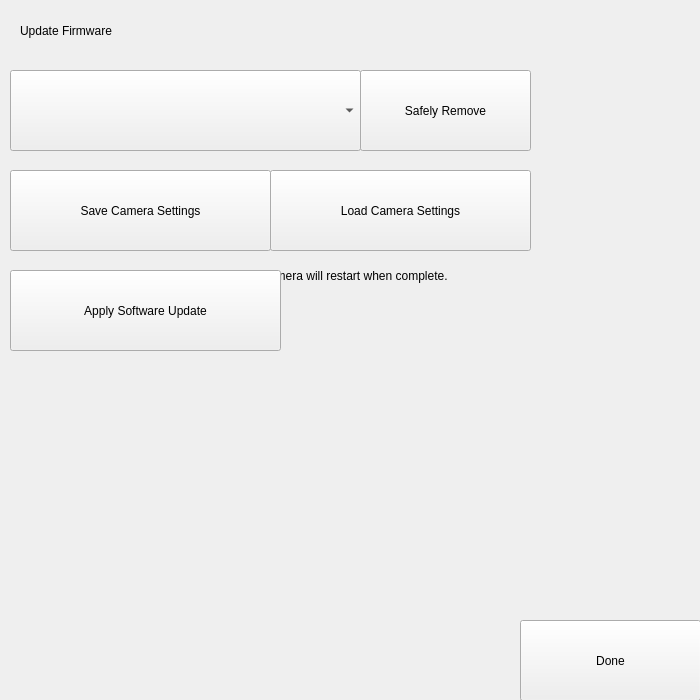
<?xml version="1.0" encoding="UTF-8"?>
<ui version="4.0">
 <class>UpdateFirmware</class>
 <widget class="QWidget" name="UpdateFirmware">
  <property name="geometry">
   <rect>
    <x>0</x>
    <y>0</y>
    <width>700</width>
    <height>700</height>
   </rect>
  </property>
  <property name="windowTitle">
   <string notr="true">Update Firmware</string>
  </property>
  <widget class="Backdrop" name="backdrop">
   <property name="geometry">
    <rect>
     <x>0</x>
     <y>0</y>
     <width>700</width>
     <height>700</height>
    </rect>
   </property>
  </widget>
  <widget class="HeaderLabel" name="headerlabel">
   <property name="geometry">
    <rect>
     <x>20</x>
     <y>10</y>
     <width>231</width>
     <height>41</height>
    </rect>
   </property>
   <property name="text">
    <string>Update Firmware</string>
   </property>
  </widget>
  <widget class="Label" name="label">
   <property name="geometry">
    <rect>
     <x>30</x>
     <y>160</y>
     <width>731</width>
     <height>31</height>
    </rect>
   </property>
   <property name="text">
    <string>2: Back up your configuration to the external storage device. (optional)</string>
   </property>
  </widget>
  <widget class="Button" name="uiSaveCalData">
   <property name="geometry">
    <rect>
     <x>10</x>
     <y>170</y>
     <width>261</width>
     <height>81</height>
    </rect>
   </property>
   <property name="text">
    <string>Save Camera Settings</string>
   </property>
   <property name="clickMarginRight" stdset="0">
    <enum>Button::half</enum>
   </property>
  </widget>
  <widget class="Button" name="uiSafelyRemove">
   <property name="geometry">
    <rect>
     <x>360</x>
     <y>70</y>
     <width>171</width>
     <height>81</height>
    </rect>
   </property>
   <property name="text">
    <string>Safely Remove</string>
   </property>
   <property name="clickMarginLeft" stdset="0">
    <enum>Button::half</enum>
   </property>
  </widget>
  <widget class="Button" name="uiApplyUpdate">
   <property name="geometry">
    <rect>
     <x>10</x>
     <y>270</y>
     <width>271</width>
     <height>81</height>
    </rect>
   </property>
   <property name="text">
    <string>Apply Software Update</string>
   </property>
  </widget>
  <widget class="Button" name="uiLoadCalData">
   <property name="geometry">
    <rect>
     <x>270</x>
     <y>170</y>
     <width>261</width>
     <height>81</height>
    </rect>
   </property>
   <property name="text">
    <string>Load Camera Settings</string>
   </property>
   <property name="clickMarginLeft" stdset="0">
    <enum>Button::half</enum>
   </property>
  </widget>
  <widget class="Button" name="uiDone">
   <property name="geometry">
    <rect>
     <x>520</x>
     <y>620</y>
     <width>181</width>
     <height>81</height>
    </rect>
   </property>
   <property name="text">
    <string>Done</string>
   </property>
  </widget>
  <widget class="FeedbackLabel" name="uiSaveCalDataError">
   <property name="geometry">
    <rect>
     <x>30</x>
     <y>230</y>
     <width>771</width>
     <height>21</height>
    </rect>
   </property>
  </widget>
  <widget class="FeedbackLabel" name="uiApplyUpdateError">
   <property name="geometry">
    <rect>
     <x>30</x>
     <y>330</y>
     <width>741</width>
     <height>21</height>
    </rect>
   </property>
  </widget>
  <widget class="FeedbackLabel" name="uiLoadCalDataError">
   <property name="geometry">
    <rect>
     <x>280</x>
     <y>230</y>
     <width>521</width>
     <height>21</height>
    </rect>
   </property>
  </widget>
  <widget class="Label" name="label_5">
   <property name="geometry">
    <rect>
     <x>30</x>
     <y>60</y>
     <width>731</width>
     <height>31</height>
    </rect>
   </property>
   <property name="text">
    <string>1: Select the external storage device with &quot;camUpdate&quot; on it.</string>
   </property>
  </widget>
  <widget class="Label" name="label_2">
   <property name="geometry">
    <rect>
     <x>30</x>
     <y>260</y>
     <width>731</width>
     <height>31</height>
    </rect>
   </property>
   <property name="text">
    <string>3: Apply the camera firmware upgrade. The camera will restart when complete.</string>
   </property>
  </widget>
  <widget class="FeedbackLabel" name="uiConfirmRemove">
   <property name="geometry">
    <rect>
     <x>30</x>
     <y>130</y>
     <width>771</width>
     <height>21</height>
    </rect>
   </property>
   <property name="text">
    <string>The device can be safely removed.</string>
   </property>
  </widget>
  <widget class="StorageMediaSelect" name="uiMediaSelect">
   <property name="geometry">
    <rect>
     <x>10</x>
     <y>70</y>
     <width>351</width>
     <height>81</height>
    </rect>
   </property>
   <property name="clickMarginRight" stdset="0">
    <enum>ComboBox::half</enum>
   </property>
  </widget>
  <zorder>backdrop</zorder>
  <zorder>uiConfirmRemove</zorder>
  <zorder>headerlabel</zorder>
  <zorder>uiDone</zorder>
  <zorder>uiApplyUpdateError</zorder>
  <zorder>uiSaveCalDataError</zorder>
  <zorder>uiLoadCalDataError</zorder>
  <zorder>label_5</zorder>
  <zorder>label</zorder>
  <zorder>label_2</zorder>
  <zorder>uiSaveCalData</zorder>
  <zorder>uiSafelyRemove</zorder>
  <zorder>uiLoadCalData</zorder>
  <zorder>uiApplyUpdate</zorder>
  <zorder>uiMediaSelect</zorder>
 </widget>
 <customwidgets>
  <customwidget>
   <class>Backdrop</class>
   <extends>QLabel</extends>
   <header>backdrop</header>
  </customwidget>
  <customwidget>
   <class>Button</class>
   <extends>QPushButton</extends>
   <header>button</header>
  </customwidget>
  <customwidget>
   <class>ComboBox</class>
   <extends>QComboBox</extends>
   <header>combo_box</header>
  </customwidget>
  <customwidget>
   <class>FeedbackLabel</class>
   <extends>QLabel</extends>
   <header>feedback_label</header>
  </customwidget>
  <customwidget>
   <class>HeaderLabel</class>
   <extends>QLabel</extends>
   <header>header_label</header>
  </customwidget>
  <customwidget>
   <class>Label</class>
   <extends>QLabel</extends>
   <header>label</header>
  </customwidget>
  <customwidget>
   <class>StorageMediaSelect</class>
   <extends>ComboBox</extends>
   <header>storage_media_select</header>
  </customwidget>
 </customwidgets>
 <tabstops>
  <tabstop>uiDone</tabstop>
  <tabstop>uiSafelyRemove</tabstop>
  <tabstop>uiSaveCalData</tabstop>
  <tabstop>uiLoadCalData</tabstop>
  <tabstop>uiApplyUpdate</tabstop>
 </tabstops>
 <resources/>
 <connections/>
</ui>
